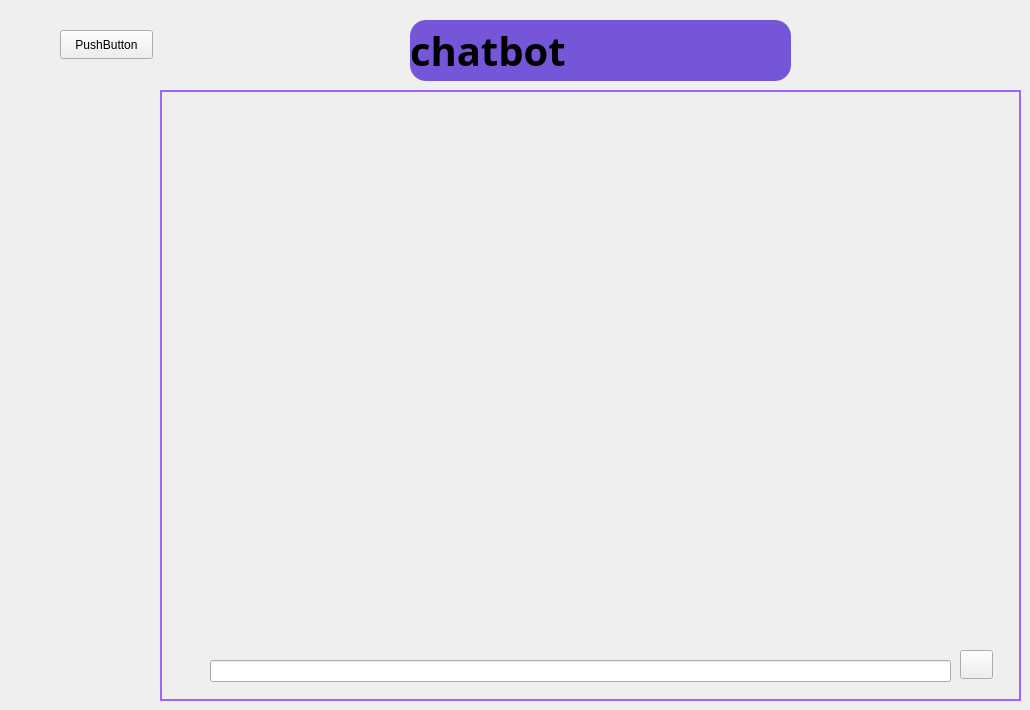
    <widget class="QWidget" name="page_9">
     <widget class="QLabel" name="title_label_12">
      <property name="geometry">
       <rect>
        <x>410</x>
        <y>20</y>
        <width>381</width>
        <height>61</height>
       </rect>
      </property>
      <property name="font">
       <font>
        <family>Script MT Bold</family>
        <pointsize>30</pointsize>
        <bold>true</bold>
       </font>
      </property>
      <property name="styleSheet">
       <string notr="true">background-color:#7556d8;
border-radius:16px;</string>
      </property>
      <property name="text">
       <string>chatbot</string>
      </property>
     </widget>
     <widget class="QLabel" name="label_142">
      <property name="geometry">
       <rect>
        <x>160</x>
        <y>90</y>
        <width>861</width>
        <height>611</height>
       </rect>
      </property>
      <property name="styleSheet">
       <string notr="true">border: 2px solid #9e65ff;</string>
      </property>
      <property name="text">
       <string/>
      </property>
     </widget>
     <widget class="QLineEdit" name="lineEdit_38">
      <property name="geometry">
       <rect>
        <x>210</x>
        <y>660</y>
        <width>741</width>
        <height>22</height>
       </rect>
      </property>
      <property name="styleSheet">
       <string notr="true">QLineEdit:focus{
border: 1px solid #010002;
background-color:#343155;
}</string>
      </property>
     </widget>
     <widget class="QPushButton" name="SendButton_2">
      <property name="geometry">
       <rect>
        <x>960</x>
        <y>650</y>
        <width>33</width>
        <height>29</height>
       </rect>
      </property>
      <property name="text">
       <string/>
      </property>
      <property name="icon">
       <iconset>
        <normaloff>:/images/search.png</normaloff>:/images/search.png</iconset>
      </property>
     </widget>
     <widget class="QPushButton" name="designButton_2">
      <property name="geometry">
       <rect>
        <x>60</x>
        <y>30</y>
        <width>93</width>
        <height>29</height>
       </rect>
      </property>
      <property name="text">
       <string>PushButton</string>
      </property>
     </widget>
    </widget>
